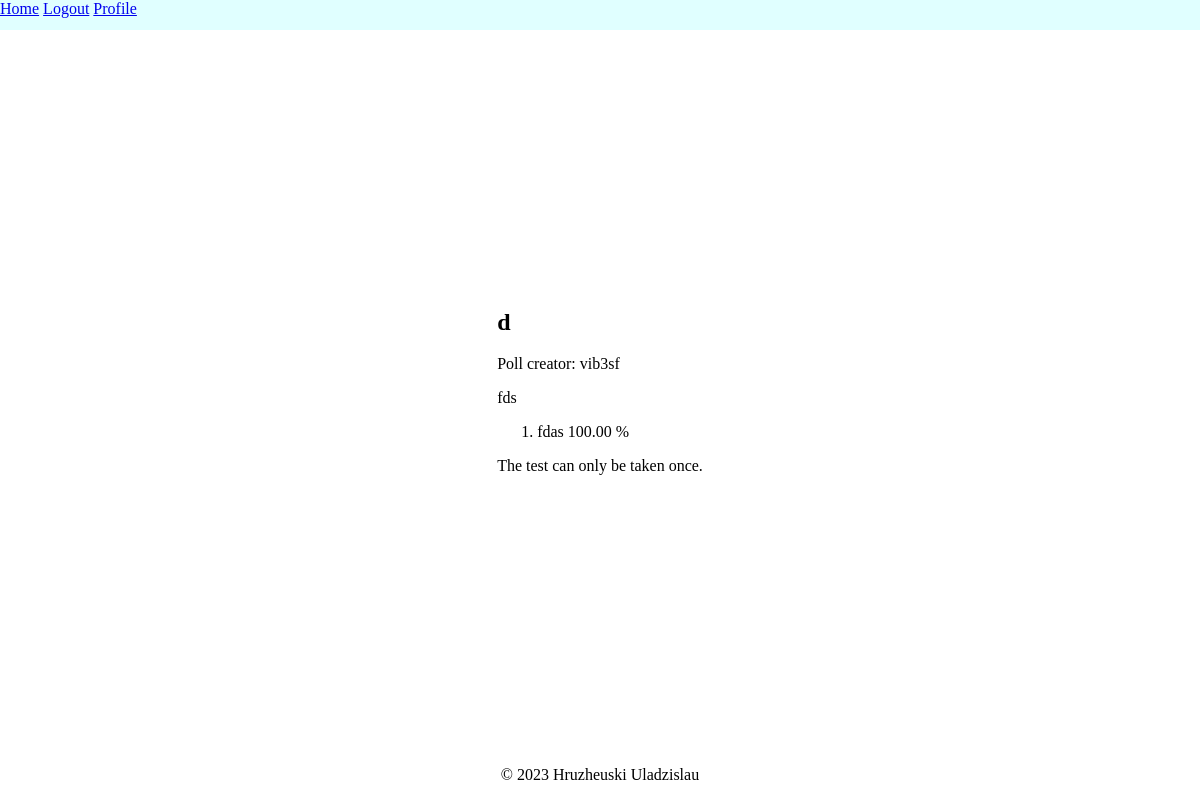
The page /poll/6/ (signed in) on the database as committed earlier.
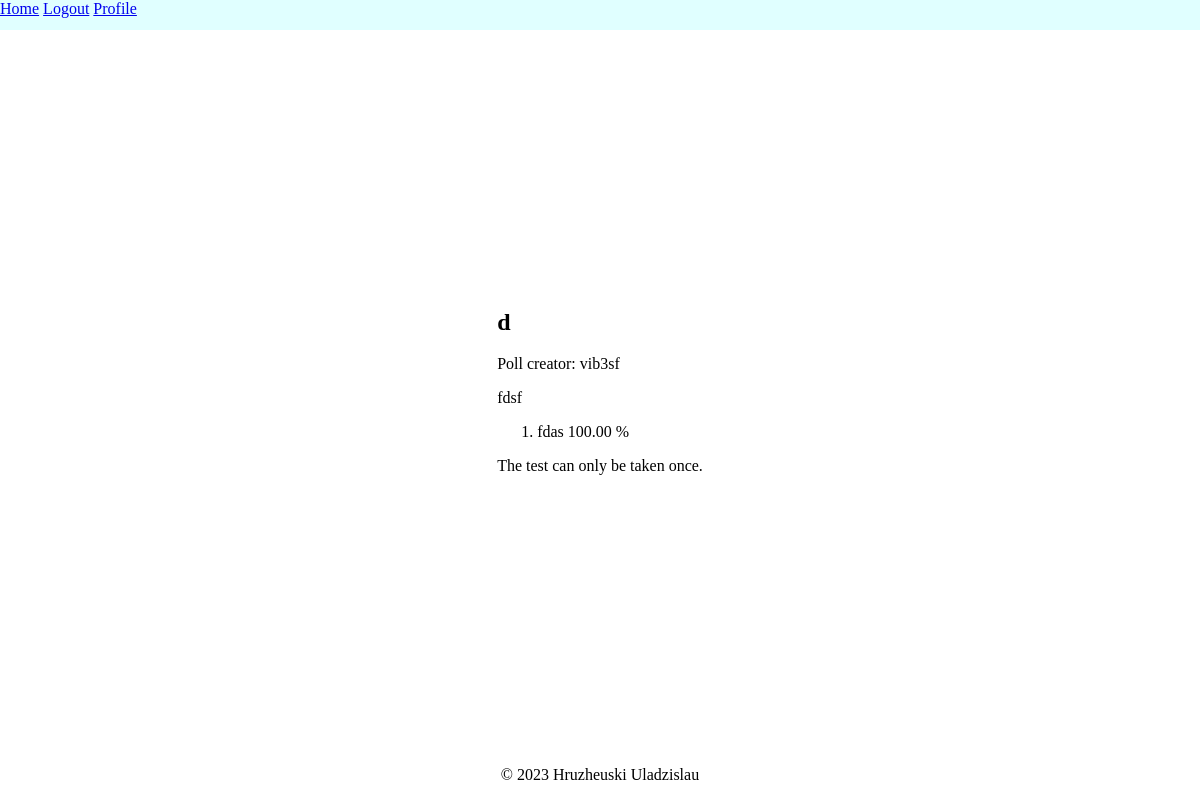
The same page on the database as committed later.
### polls/models.py (models this page shows)
class Question(models.Model):
    question_text = models.CharField(max_length=200)
    poll = models.ForeignKey(Poll, on_delete=models.CASCADE)
    def __str__(self):
        return self.question_text

### polls/views.py (the view)
# urls.py: path('poll/<int:poll_id>/', ShowPoll.as_view(), name='show_poll'),
@method_decorator(login_required, name="dispatch")
class ShowPoll(DetailView):
    model = Poll
    template_name = 'polls/show_poll.html'
    pk_url_kwarg = 'poll_id'
    def get_context_data(self, **kwargs):
        context = super().get_context_data(**kwargs)
        poll = self.get_object()
        context.update({
            'poll_completed': poll.user_completed_poll(self.request.user),
            'can_vote': poll.user_can_vote(self.request.user)
        })
        return context

### polls/models.py (called while the page is built)
    def user_completed_poll(self, user):
        return Vote.objects.filter(choice__question__poll=self, poll_finished=True, voter=user).exists()

    def user_can_vote(self, user):
        return self.can_revote or not self.user_completed_poll(user)

    def __str__(self):
        return self.title

    @property
    def get_percent(self):
        count_votes = Vote.objects.filter(choice__question=self.question, poll_finished=True).count()
        return f'{self.vote_set.count() / count_votes * 100:.2f} %' if count_votes != 0 else ''

    def __str__(self):
        return self.choice_text

### polls/templates/polls/show_poll.html
{% extends "polls/base.html" %}
{% load crispy_forms_filters %}
{% block content %}
<div class="container">
    <div class="content-section">
        <h2> {{ poll }}</h2>
        <p>Poll creator: {{ poll.creator }}</p>
        {% if poll_completed %}
            {% for question in poll.question_set.all %}
                <p>{{ question }}</p>
                <ol>
                    {% for choice in question.choice_set.all %}
                        <li>
                            {{ choice }}
                            {{ choice.get_percent }}
                        </li>
                    {% endfor %}
                </ol>
            {% endfor %}
        {% endif %}
        {% if can_vote %}
            <a href="{% url 'vote' poll.id %}">Vote</a>
        {% else %}
            <p>The test can only be taken once.</p>
        {% endif %}
    </div>
</div>
{% endblock content %}

Rows that differ between the two databases and show on the page:
changed Question: question_text "fds" → "fdsf"
